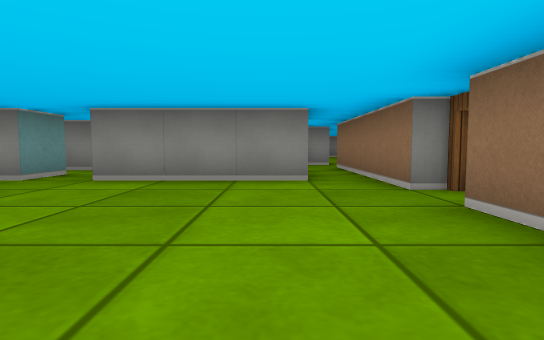
view 1 (above)

17 first-person views from a walk through a cub3D level. The camera is about half as high as the walls, tilts 4° down and sees 80° across. The floor is counted in squares. Each view is taken from the middle of a square. On the plan, view 1 faces up. The plan holds only what a view shows up to about 9 squares ahead; the rest is blank.

view 2
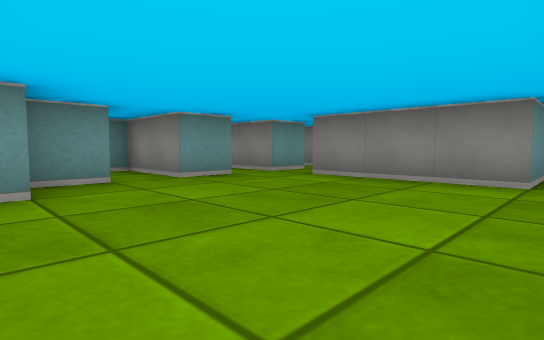

view 3
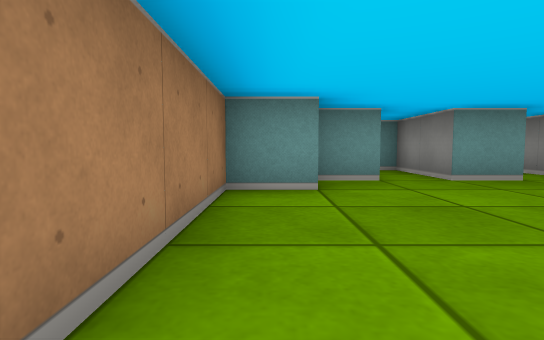

view 4
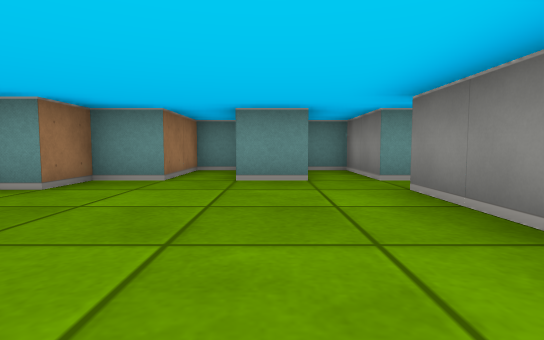

view 5
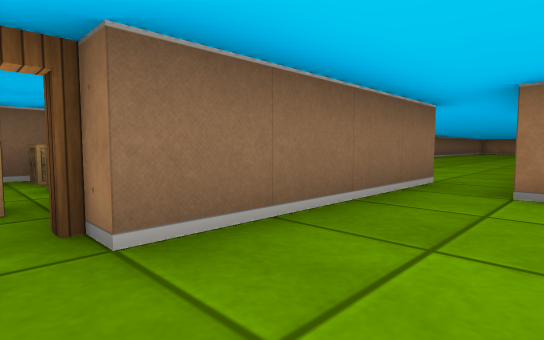

view 6
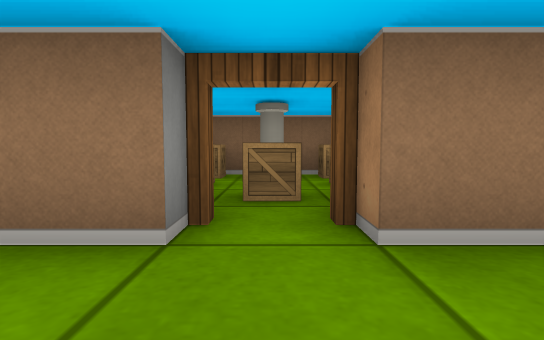

view 7
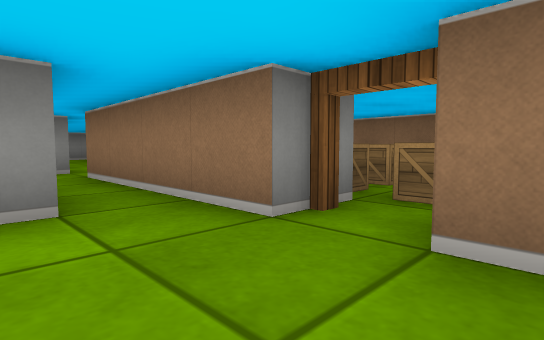

view 8
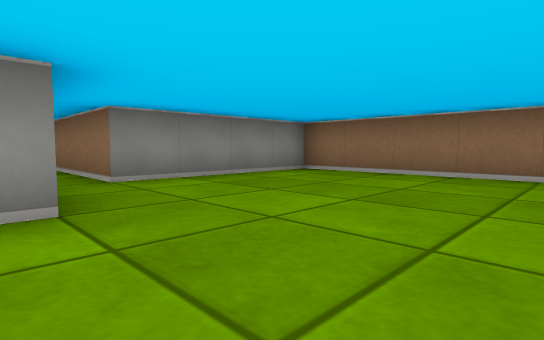

view 9
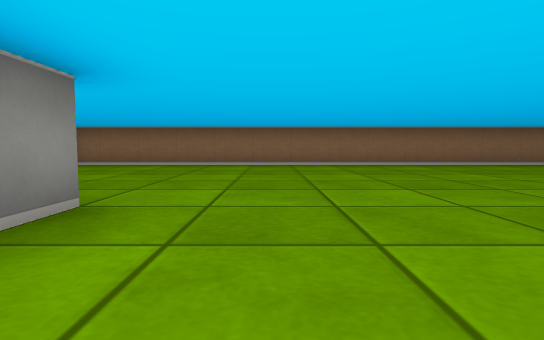

view 10
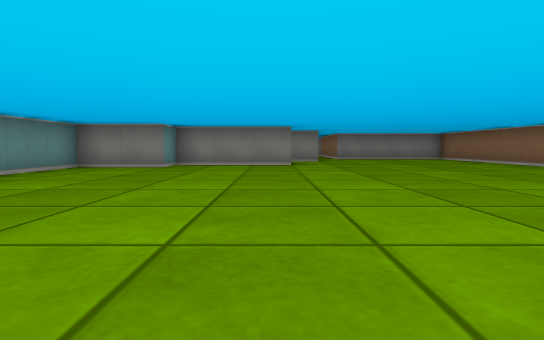

view 11
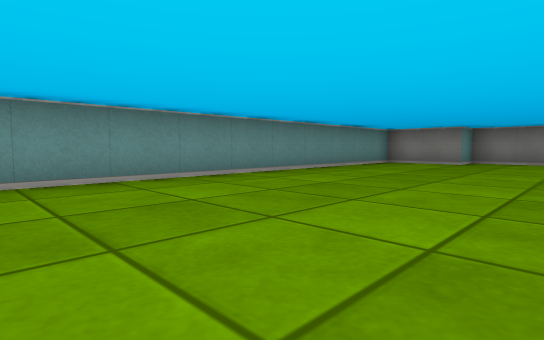

view 12
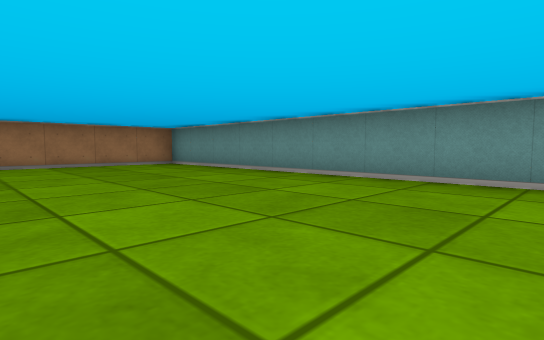

view 13
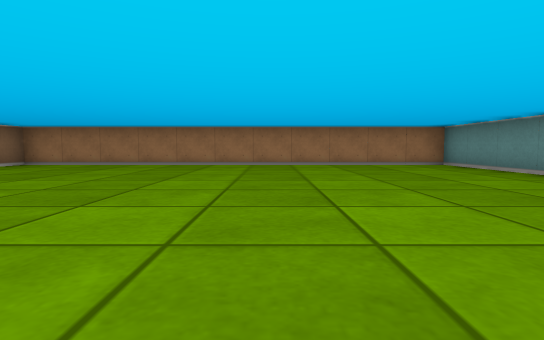

view 14
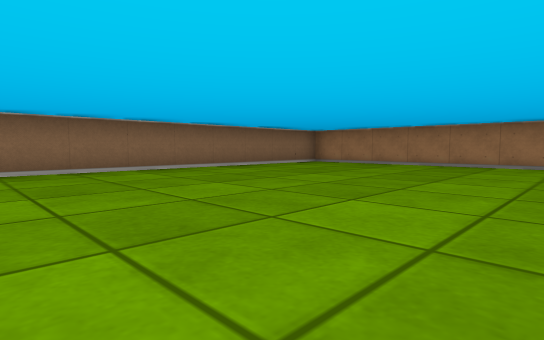

view 15
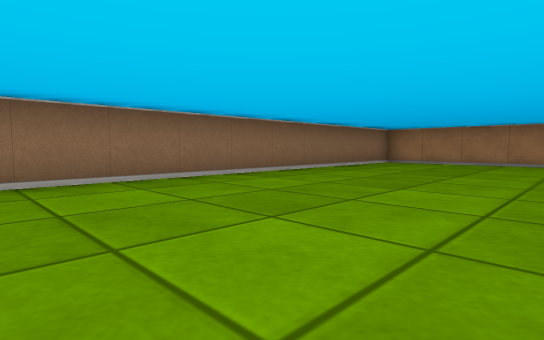

view 16
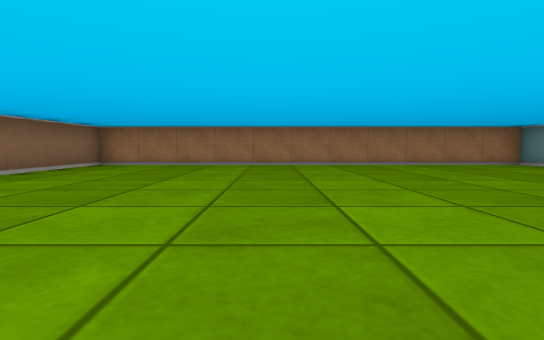

view 17
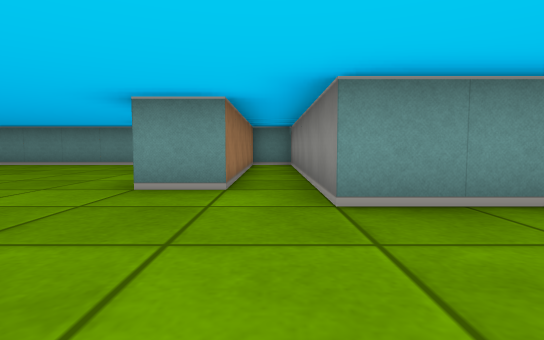

### Floor plan
Ten units are one square. View 1 is at (0, 0); x grows to the right and y downward. Boxes are objects, and circles mark ways between rooms. Rooms are numbered by the first view taken in them; rooms with no view inside come last. Other rooms are left out.
<svg viewBox="-60 -60 120 290">
<path fill="none" stroke="#000" d="M5 -45 -25 -45M15 -35 15 -45M-35 -36 -35 -25 -55 -25 -55 -15 -35 -15 -35 -5 -25 -5 -25 5 5 5M15 5 15 -25M-35 -55 -35 -45 -55 -45 -55 -36M-52 45 -5 45 -5 55 -35 55 -35 65 -55 65 -55 225 55 225 55 15 15 15 15 5M5 19 5 35 -55 35 -55 45"/>
<circle cx="10" cy="10" r="3" fill="#2a7"/>
<text x="-10" y="-20">1</text>
<text x="0" y="130">2</text>
</svg>
Room 1 opens to room 2.

Where each view was taken, in squares from view 1:
view 1: 0 up, 0 right, facing up
view 2: 0 up, 1 right, facing up-left
view 3: 0 up, 1 right, facing left
view 4: 3 up, 1 right, facing left
view 5: 3 up, 0 right, facing down-right
view 6: 3 up, 0 right, facing right
view 7: 2 up, 0 right, facing up-right
view 8: 6 down, 0 right, facing up-right
view 9: 7 down, 3 left, facing right
view 10: 14 down, 1 left, facing up
view 11: 16 down, 1 left, facing up-left
view 12: 14 down, 1 left, facing down-left
view 13: 14 down, 1 left, facing down
view 14: 14 down, 1 left, facing down-right
view 15: 13 down, 1 right, facing down-right
view 16: 14 down, 1 right, facing down
view 17: 4 down, 3 right, facing left
